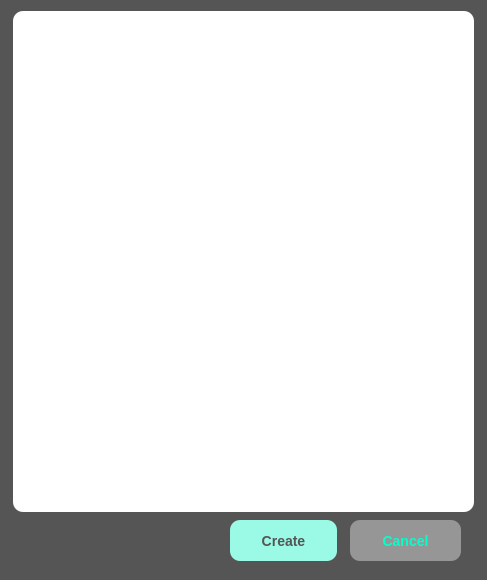
<?xml version="1.0" encoding="UTF-8"?>
<ui version="4.0">
 <class>Dialog</class>
 <widget class="QDialog" name="Dialog">
  <property name="geometry">
   <rect>
    <x>0</x>
    <y>0</y>
    <width>487</width>
    <height>580</height>
   </rect>
  </property>
  <property name="windowTitle">
   <string>Dialog</string>
  </property>
  <property name="styleSheet">
   <string notr="true">background-color:rgb(86,85,85);

</string>
  </property>
  <widget class="QPushButton" name="createbutton">
   <property name="geometry">
    <rect>
     <x>230</x>
     <y>520</y>
     <width>107</width>
     <height>41</height>
    </rect>
   </property>
   <property name="styleSheet">
    <string notr="true">color:rgb(86,85,85);
background-color:rgb(154,250,230);
 border-width: 2px;
    border-radius: 10px;
    border-color: beige;
    font: bold 14px;
    min-width: 5em;
    padding: 6px;</string>
   </property>
   <property name="text">
    <string>Create</string>
   </property>
  </widget>
  <widget class="QPushButton" name="cancelbutton">
   <property name="geometry">
    <rect>
     <x>350</x>
     <y>520</y>
     <width>111</width>
     <height>41</height>
    </rect>
   </property>
   <property name="styleSheet">
    <string notr="true">color:rgb(4,255,203);
background-color:rgb(151,150,150);
  border-width: 2px;
    border-radius: 10px;
    border-color: beige;
    font: bold 14px;
    min-width: 5em;
    padding: 6px;</string>
   </property>
   <property name="text">
    <string>Cancel</string>
   </property>
  </widget>
  <widget class="QListWidget" name="processList">
   <property name="geometry">
    <rect>
     <x>13</x>
     <y>11</y>
     <width>461</width>
     <height>501</height>
    </rect>
   </property>
   <property name="styleSheet">
    <string notr="true">background-color:white;
    border-width: 2px;
    border-radius: 10px;
    border-color: beige;</string>
   </property>
   <property name="resizeMode">
    <enum>QListView::Adjust</enum>
   </property>
  </widget>
 </widget>
 <resources/>
 <connections/>
</ui>
